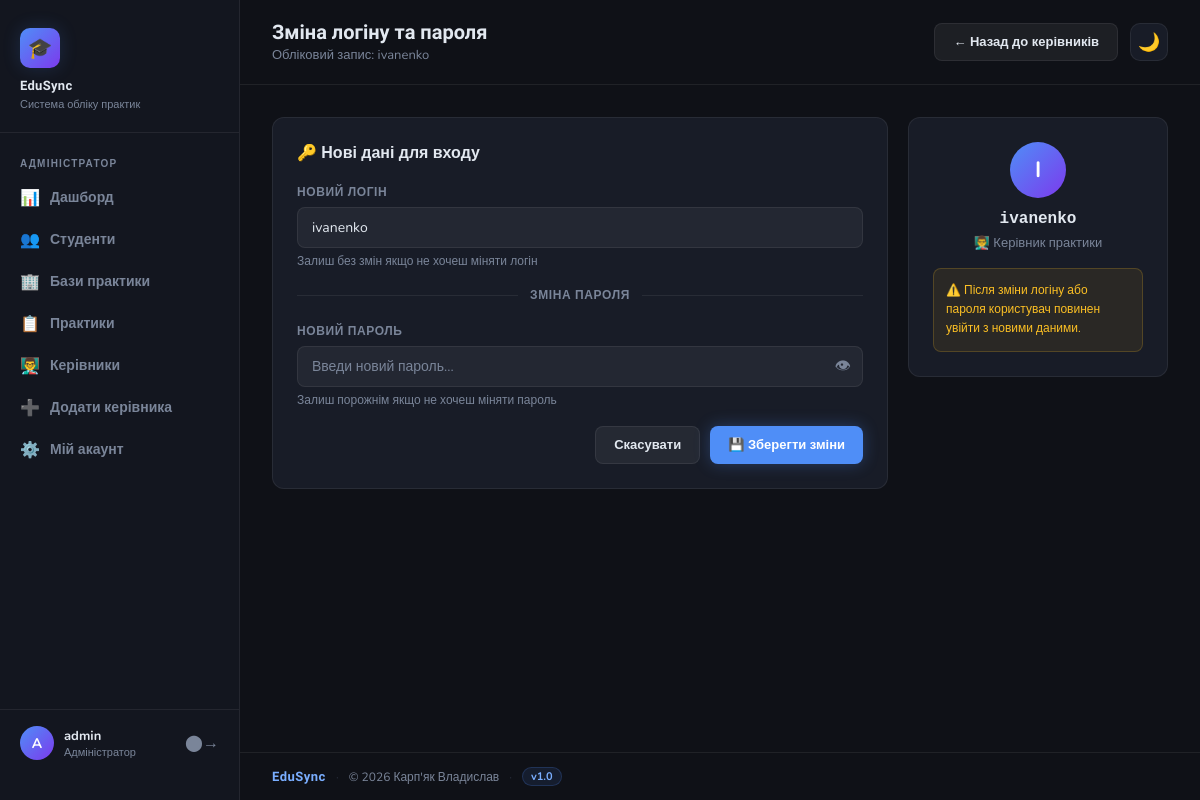
Page /admin/credentials/2 (signed in) on the earlier database version.
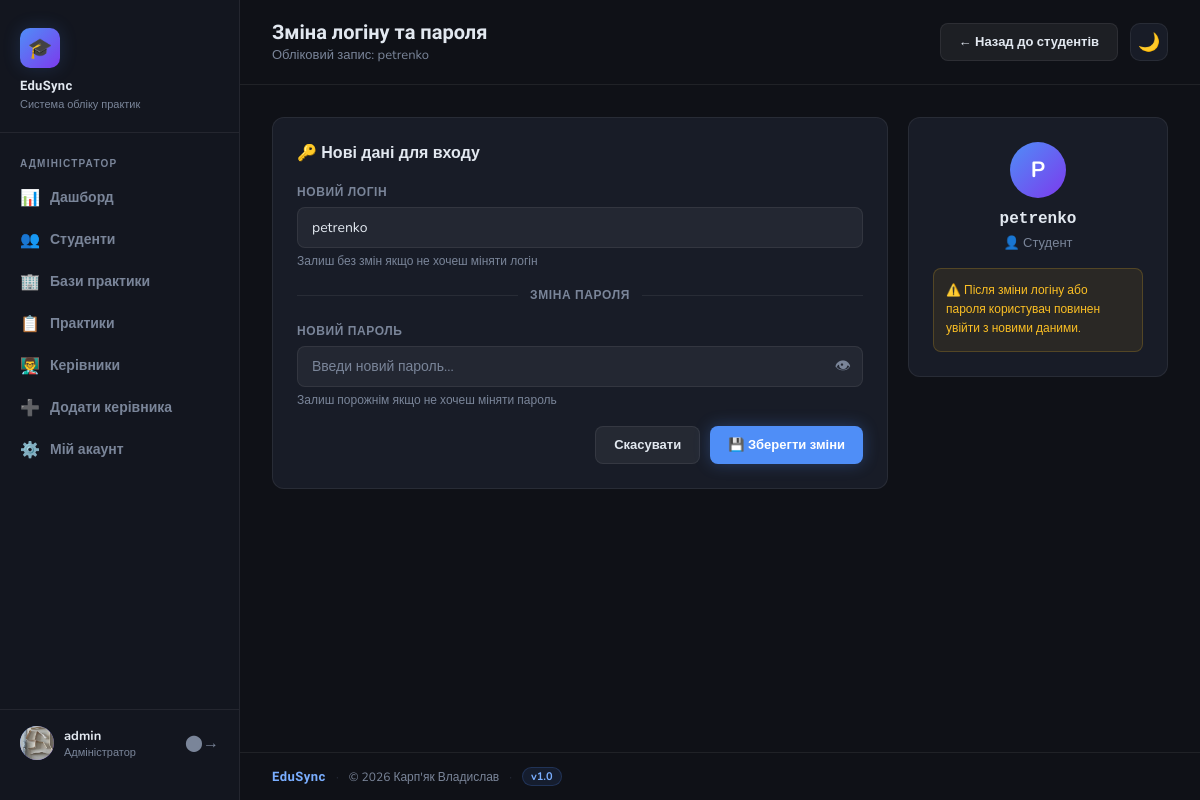
Same page on the later database version.
### tables this page shows
CREATE TABLE users (
            id               INTEGER PRIMARY KEY AUTOINCREMENT,
            login            TEXT UNIQUE NOT NULL,
            password_hash    TEXT NOT NULL,
            role             TEXT NOT NULL CHECK(role IN ('admin', 'teacher', 'student')),
            created_at       TIMESTAMP DEFAULT CURRENT_TIMESTAMP
        , avatar TEXT);

### app.py (the view, shortened to what this page needs)
@app.route('/admin/credentials/<int:user_id>', methods=['GET', 'POST'])
@admin_required
def admin_edit_credentials(user_id):
    from database import get_user_by_id
    user = get_user_by_id(user_id)
    if not user:
        flash('Користувача не знайдено.', 'danger')
        return redirect(url_for('admin_dashboard'))
    return render_template('admin/edit_credentials.html', user=user)

### auth.py (called while the page is built)
def get_current_user_role():
    return session.get('user_role')

def is_logged_in():
    return 'user_id' in session

def admin_required(f):
    @wraps(f)
    def decorated_function(*args, **kwargs):
        if not is_logged_in():
            flash('Будь ласка, увійдіть у систему.', 'warning')
            return redirect(url_for('login'))
        if get_current_user_role() != 'admin':
            flash('У вас немає доступу до цієї сторінки.', 'danger')
            return redirect(url_for('dashboard'))
        return f(*args, **kwargs)
    return decorated_function

### database.py (called while the page is built)
def get_db_connection():
    conn = sqlite3.connect(DB_NAME)
    conn.execute('PRAGMA foreign_keys = ON')
    conn.row_factory = sqlite3.Row
    return conn

def get_user_by_id(user_id):
    conn = get_db_connection()
    user = conn.execute(
        'SELECT * FROM users WHERE id = ?', (user_id,)
    ).fetchone()
    conn.close()
    return user

### templates/admin/edit_credentials.html (shortened to what this page needs)
{% extends 'base.html' %}
{% block page_title %}Зміна логіну та пароля{% endblock %}
{% block page_subtitle %}Обліковий запис: {{ user.login }}{% endblock %}
{% block topbar_actions %}
    {% if user.role == 'student' %}
        <a href="{{ url_for('admin_students') }}" class="btn btn-secondary">← Назад до студентів</a>
    {% elif user.role == 'teacher' %}
        <a href="{{ url_for('admin_teachers') }}" class="btn btn-secondary">← Назад до керівників</a>
    {% else %}
        <a href="{{ url_for('admin_dashboard') }}" class="btn btn-secondary">← Назад</a>
    {% endif %}
{% endblock %}
{% block content %}
<div class="form-layout">
    <div class="card">
        <div class="card-header">
            <div class="card-title">🔑 Нові дані для входу</div>
        </div>
        <form method="POST" action="{{ url_for('admin_edit_credentials', user_id=user.id) }}">
            <div class="form-group">
                <label class="form-label" for="login">Новий логін</label>
                <input type="text" id="login" name="login"
                       class="form-control"
                       value="{{ user.login }}"
                       autocomplete="off">
                <div class="form-hint">Залиш без змін якщо не хочеш міняти логін</div>
            </div>
            <div class="form-divider"><span>Зміна пароля</span></div>
            <div class="form-group">
                <label class="form-label" for="password">Новий пароль</label>
                <div class="pass-wrap">
                    <input type="password" id="password" name="password"
                           class="form-control"
                           placeholder="Введи новий пароль..."
                           autocomplete="new-password">
                    <button type="button" class="pass-toggle" onclick="togglePass()">👁</button>
                </div>
                <div class="form-hint">Залиш порожнім якщо не хочеш міняти пароль</div>
            </div>
            <div class="form-actions">
                {% if user.role == 'student' %}
                    <a href="{{ url_for('admin_students') }}" class="btn btn-secondary">Скасувати</a>
                {% else %}
                    <a href="{{ url_for('admin_teachers') }}" class="btn btn-secondary">Скасувати</a>
                {% endif %}
                <button type="submit" class="btn btn-primary">💾 Зберегти зміни</button>
            </div>
        </form>
    </div>
    <div class="side-info">
        <div class="info-card">
            <div class="info-avatar">{{ user.login[0].upper() }}</div>
            <div class="info-login">{{ user.login }}</div>
            <div class="info-role">
                {% if user.role == 'student' %}👤 Студент
                {% elif user.role == 'teacher' %}👨‍🏫 Керівник практики
                {% elif user.role == 'admin' %}⚙️ Адміністратор
                {% endif %}
            </div>
            <div class="info-warning">
                ⚠️ Після зміни логіну або пароля користувач повинен увійти з новими даними.
            </div>
        </div>
    </div>
</div>
{% endblock %}

Differences in the rows shown:
changed users: login "ivanenko" → "petrenko"; role "teacher" → "student" (drawn); login "I" → "P"
Other differences:
{{ session.get('user_login', '?')[0].upper() }}: "A" → (not shown)
text no longer shown: "← Назад до керівників 👨‍🏫 Керівник практики"
text now shown: "← Назад до студентів 👤 Студент"
